Frame 1 (no input): blank canvas, image omitted
Frame 60 (no input): blank canvas, image omitted
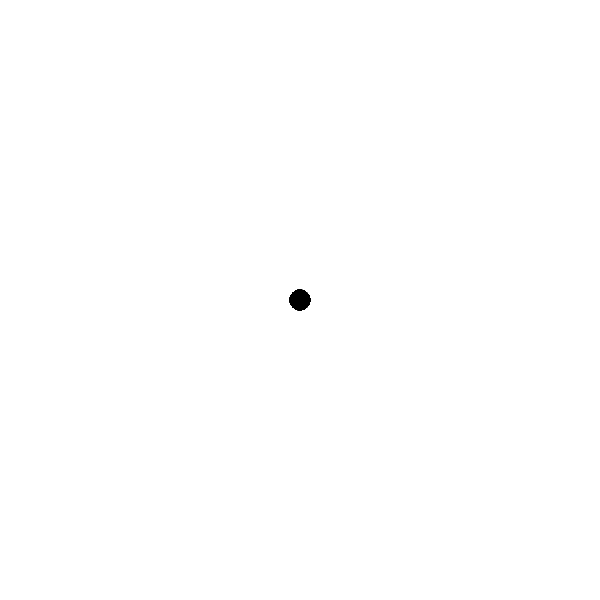
Frame 120 (the mouse pressed at the canvas centre since frame 60)

The p5.js sketch whose frames 1 and 60 were blank and that drew this single picture after the mouse press (run headless with seeded random() and noise() and a simulated clock; from frame 60 on, the mouse is pressed at the canvas centre):

// p5.js sketch
// ── sketch.js
let r = 20;

function setBlue(){
    colour1 = 0;
    colour2 = 0;
    colour3 = 255;
}
function setRed(){
    colour1 = 255;
    colour2 = 0;
    colour3 = 0;
}
function setWhite(){
    colour1 = 255;
    colour2 = 255;
    colour3 = 255;
    r = 50;
}
function getColour(){
    colour1 = document.getElementById("R").value;
    colour2 = document.getElementById("G").value;
    colour3 = document.getElementById("B").value;
}
function getWidth(){
    r = document.getElementById("Width").value;
}

let colour1 = 0;
let colour2 = 0;
let colour3 = 0;

let fr = 60;

function setup(){
    frameRate(fr);
    createCanvas(600,600);
    background(255);
}

function draw(){
    if (mouseIsPressed){
        fill(colour1, colour2, colour3);
        ellipse(mouseX, mouseY, r);
    }
}
